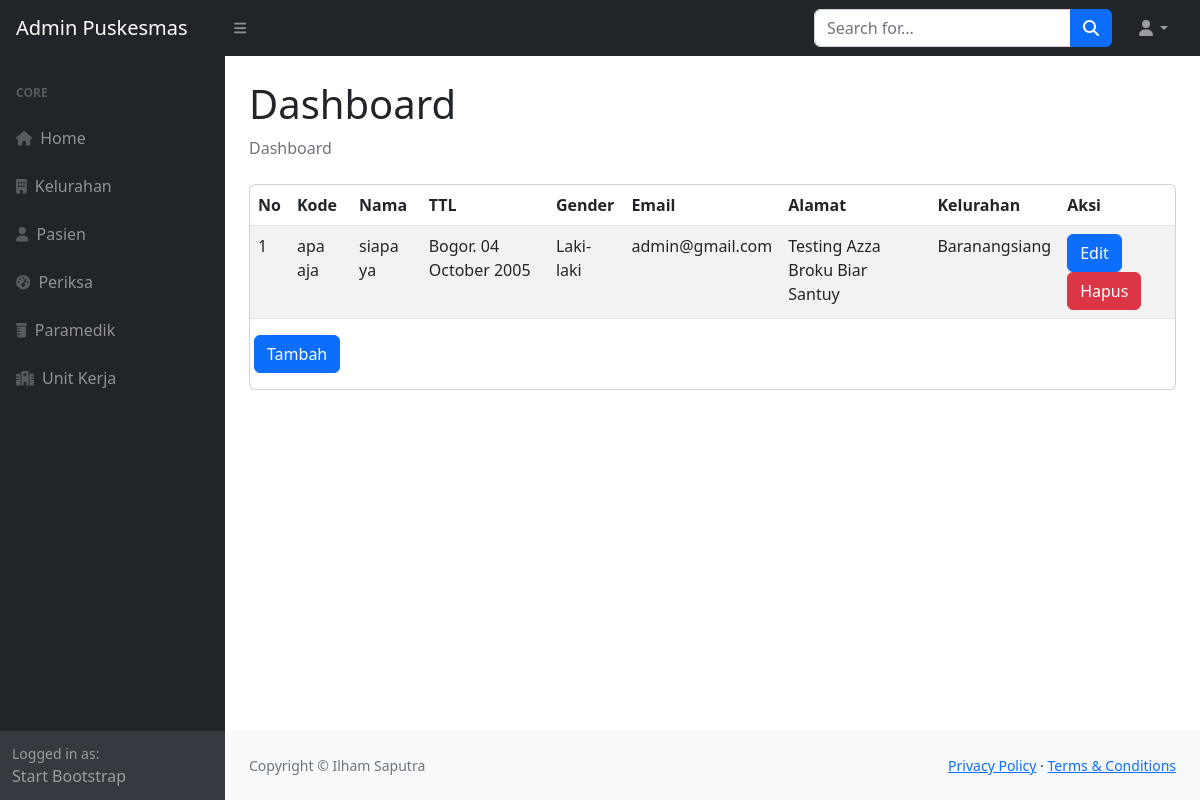
The app's page /admin/pasiendb/index.php with its own data.
### tables this page shows
CREATE TABLE `pasien` (
  `id` int(11) NOT NULL,
  `kode` varchar(10) NOT NULL,
  `nama` varchar(45) NOT NULL,
  `tmp_lahir` varchar(30) NOT NULL,
  `tgl_lahir` date NOT NULL,
  `gender` char(1) NOT NULL,
  `email` varchar(50) NOT NULL,
  `alamat` varchar(100) NOT NULL,
  `kelurahan_id` int(11) NOT NULL
);

CREATE TABLE `kelurahan` (
  `id` int(11) NOT NULL,
  `nama` varchar(45) NOT NULL,
  `kec_id` int(11) NOT NULL
);

### admin/pasiendb/index.php (the view)
<!DOCTYPE html>
<html lang="en">
    <?php require_once('../koneksi.php') ?>
    <?php include_once('../models/meta.php') ?>
    <body class="sb-nav-fixed">
        <?php include_once('../models/header.php') ?>
        <div id="layoutSidenav">
            <div id="layoutSidenav_nav">
                <?php include_once('../models/sidebar.php') ?>
            </div>
            <div id="layoutSidenav_content">
                <main>
                    <div class="container-fluid px-4">
                        <h1 class="mt-4">Dashboard</h1>
                        <ol class="breadcrumb mb-4">
                            <li class="breadcrumb-item active">Dashboard</li>
                        </ol>
                        <div class="card mb-4">
                            <div class="table-responsive">
                                        <table class="table table-striped">
                                            <thead>
                                                <tr>
                                                    <th>No</th>
                                                    <th>Kode</th>
                                                    <th>Nama</th>
                                                    <th>TTL</th>
                                                    <th>Gender</th>
                                                    <th>Email</th>
                                                    <th>Alamat</th>
                                                    <th>Kelurahan</th>
                                                    <th>Aksi</th>
                                                </tr>
                                            </thead>
                                            <tbody>
                                                <?php
                                                $no = 1;
                                                $sql = "SELECT pasien.*, kelurahan.nama as kelurahan FROM pasien INNER JOIN kelurahan ON pasien.kelurahan_id = kelurahan.id";
                                                $stmt = $dbh->prepare($sql);
                                                $stmt->execute();
                                                $result = $stmt->fetchAll();
                                                foreach ($result as $row) { ?>
                                                    <tr>
                                                        <td><?= $no++ ?></td>
                                                        <td><?= $row['kode'] ?></td>
                                                        <td><?= $row['nama'] ?></td>
                                                        <td><?= $row['tmp_lahir'] ?>. <?= date('d F Y', strtotime($row['tgl_lahir'])); ?></td>
                                                        <td><?php
                                                            if ($row['gender'] == 0) {
                                                                echo "Perempuan";
                                                            } else {
                                                                echo "Laki-laki";
                                                            }
                                                            ?>
                                                        </td>
                                                        <td><?= $row['email'] ?></td>
                                                        <td><?= $row['alamat'] ?></td>
                                                        <td><?= $row['kelurahan'] ?></td>
                                                        <td>
                                                            <a class="btn btn-primary " href="editdata.php?id=<?= $row['id'] ?>">Edit</a>
                                                            <a class="btn btn-danger " href="hapusdata.php?id=<?= $row['id'] ?>">Hapus</a>
                                                        </td>
                                                    </tr>
                                                <?php }
                                                ?>
                                            </tbody>
                                        </table>
                                            <button class="btn btn-primary mb-3 ms-1"><a href="tambahdata.php" class="text-white" style="text-decoration: none;">Tambah</a></button>
                            </div>
                        </div>
                    </div>
                </main>
                <?php include_once('../models/footer.php') ?>
            </div>
        </div>
    </body>
</html>

### records on screen
pasien: kode "apa aja", nama "siapa ya", tmp_lahir "Bogor", tgl_lahir "04 October 2005", gender "Laki-laki", email "admin@gmail.com", alamat "Testing Azza Broku Biar Santuy", kelurahan.nama "Baranangsiang"
